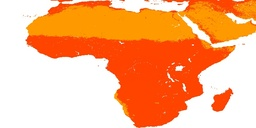
#> input picture Test_data/Continents/Africa/Africa11.jpg, 256 x 128 px, shrunk from 800 x 400 before the run; its folder holds only this picture in this run
$ python Image_augmentation.py
#> lines starting #> are read from the running program, lines starting #| are printed output that depends on the picture; after the words box and inside, x2 and y2 are one past the last pixel; in counts of white or black regions, pixels touching at a corner belong together
# -*- coding: utf-8 -*-

import os
import cv2
import copy
import glob
import numpy as np
import random
from skimage.util import random_noise, img_as_ubyte

shf_orgImagePath='../Training_data/base_image/Continents'
shf_trainImagebasePath='../Training_data/image_set/Continents'

# [5 lines of commented-out code are left out]


scaling_ratios = [0.8, 0.85, 0.90, 0.95, 1, 1.05, 1.1, 1.15, 1.2]
resize_ratios = [0.5, 0.75, 1, 1.25, 1.5]
rotation_degrees1 = [-30, -20, -10, 0, 10, 20, 30]
rotation_degrees2 = [0]

# read image as array using OpenCV
def readImg(imPath):
#> called with imPath = 'Test_data/Continents/Africa/Africa11.jpg'
	img = cv2.imread(imPath, cv2.IMREAD_GRAYSCALE)
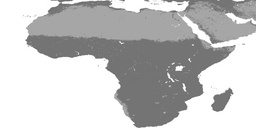
#> img: shape (128, 256); min 95, max 255, mean 195.5
	ret, thresh2 = cv2.threshold(img,250, 255, cv2.THRESH_BINARY_INV)
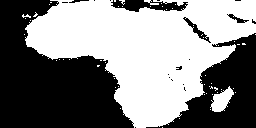
#> thresh2: shape (128, 256); 52.2% white; 20 black regions (14 under 20 px), largest, box (x1, y1, x2, y2) and area: (0, 0, 134, 128) 10335, (146, 33, 256, 128) 4488, (111, 0, 188, 12) 547, (183, 17, 211, 43) 147, (227, 14, 249, 23) 68, (69, 0, 89, 3) 29
	return thresh2


# get the bbox of geographic area
# [4 lines left out: function imgBBoxCut, not called in this run]


def createName(path,index):
	tempList = [path, '/', str(index), '.jpg']
	imgPath = ''.join(tempList)
	return imgPath


def scale_in(img, ratio):
	rows = img.shape[0]
	cols = img.shape[1]
	new_img = np.full([rows, cols], 0, dtype=np.uint8)
	img = cv2.resize(img, None, fx=ratio, fy=ratio, interpolation=cv2.INTER_LINEAR)
	new_r = img.shape[0]
	new_c = img.shape[1]
	startR = int((rows - new_r) / 2)
	startC = int((cols - new_c) / 2)
	new_img [startR:startR + new_r, startC:startC + new_c]= img

	return new_img


def scale_out(img, ratio):
	rows = img.shape[0]
	cols = img.shape[1]
	new_img = cv2.resize(img, None, fx=ratio, fy=ratio, interpolation=cv2.INTER_LINEAR)
	new_r = img.shape[0]
	new_c = img.shape[1]
	startR = int((new_r - rows) / 2)
	startC = int((new_c - cols) / 2)
	img = new_img [startR:startR + rows, startC:startC + cols]

	return img

def rotate_image_uncrop(mat, angle):
	"""
	Rotates an image (angle in degrees) and expands image to avoid cropping
	"""
	if angle == 0:
		return mat

	else:
		height, width = mat.shape[:2] # image shape has 3 dimensions
		image_center = (width/2, height/2) # getRotationMatrix2D needs coordinates in reverse order (width, height) compared to shape

		rotation_mat = cv2.getRotationMatrix2D(image_center, angle, 1.)

		# rotation calculates the cos and sin, taking absolutes of those.
		abs_cos = abs(rotation_mat[0,0])
		abs_sin = abs(rotation_mat[0,1])

		# find the new width and height bounds
		bound_w = int(height * abs_sin + width * abs_cos)
		bound_h = int(height * abs_cos + width * abs_sin)

		# subtract old image center (bringing image back to origo) and adding the new image center coordinates
		rotation_mat[0, 2] += bound_w/2 - image_center[0]
		rotation_mat[1, 2] += bound_h/2 - image_center[1]

		# rotate image with the new bounds and translated rotation matrix
		rotated_mat = cv2.warpAffine(mat, rotation_mat, (bound_w, bound_h))
		return rotated_mat


def img_augment(img, path, nameid):
#> called with nameid = 0
	i = nameid

	for temp1 in scaling_ratios:
		for temp2 in resize_ratios:
			for temp3 in rotation_degrees1:

				## scaling operation
				scaling_img = img
				if temp1 < 1:
					scaling_img = scale_in(img, temp1)
				elif temp1 > 1:
					scaling_img = scale_out(img, temp1)

				## resize operation
				resize_img = cv2.resize(scaling_img, (int(scaling_img.shape[1] * temp2), scaling_img.shape[0]), interpolation=cv2.INTER_LINEAR)
				resize_img = imgPadding(resize_img)

				## rotate operation
				rotation_img = rotate_image_uncrop(resize_img, temp3)

				i = i + 2
				imgBBOXSave(rotation_img, path, i)

				# noise operation
				i = i + 2
				noise_img =  copy.deepcopy(rotation_img)
				imgBBOXSave(noise_img, path, i, if_noise=True)

				## blur operation

				i = i + 2
				kernel_size = random.choice([3,5,7,9,11])
				res_blur = cv2.GaussianBlur(rotation_img, (kernel_size, kernel_size), sigmaX=0, sigmaY=0)
				imgBBOXSave(res_blur, path, i)
#> this loop made 9 passes
#> pass 1, in scale_in, `img = cv2.resize(img, None, fx=ratio, fy=ratio, interpolation=cv2.INTE..`:
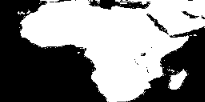
#> img: shape (102, 205); min 0, max 255, mean 133.5
#> pass 1, in rotate_image_uncrop, `rotated_mat = cv2.warpAffine(mat, rotation_mat, (bound_w, bound_h))`:
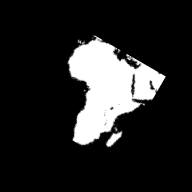
#> rotated_mat: shape (192, 192); min 0, max 255, mean 37.9
#> after the loop:
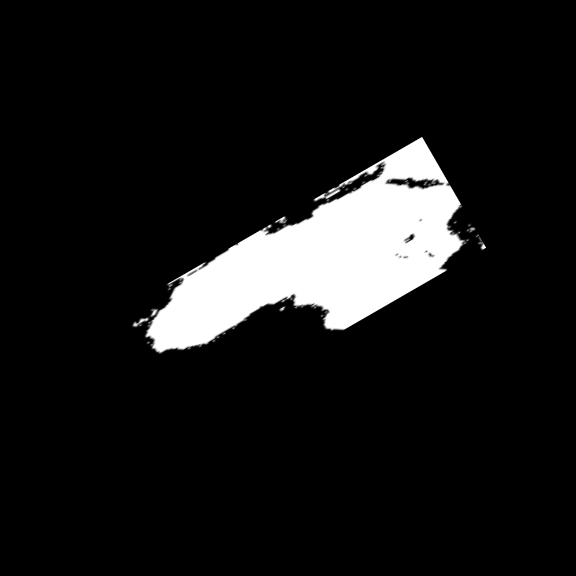
#> noise_img: shape (576, 576); min 0, max 255, mean 23
#> after the loop:
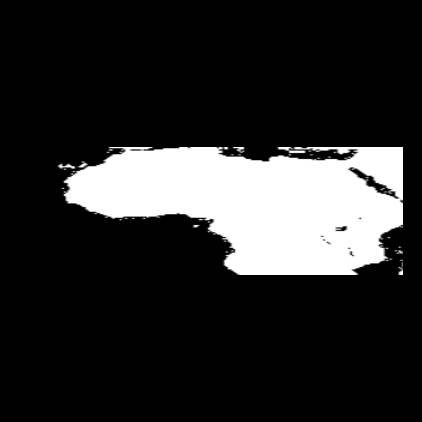
#> resize_img: shape (422, 422); min 0, max 255, mean 42.8
#> after the loop:
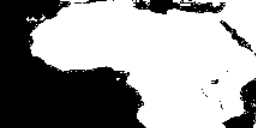
#> scaling_img: shape (128, 256); min 0, max 255, mean 155.1

	return i


# this is a test function to see the effective of individual augmentation strategies
# [51 lines left out: function single_augment_test, not called in this run]


# Binarization convert
def convColor(pimg):
	img = copy.deepcopy(pimg)
	img[img <= 100] = 190
	img[img >= 200] = 0
	img[img == 190] = 255
	return img


def imgPadding(img):
	length = round(1.1 * max(img.shape[0], img.shape[1]))
	emptyImage = np.full([length, length], 0, dtype=np.uint8)
	rows = img.shape[0]
	cols = img.shape[1]
	startR = int((length - rows) / 2)
	startC = int((length - cols) / 2)
	emptyImage[startR:startR + rows, startC:startC + cols] = img[0:rows, 0:cols]
	return emptyImage


# [11 lines left out: function imgFill, not called in this run]


def imgBBOXSave(img,path,flag, if_noise=False):
	img_path = createName(path, flag)
	img_path2 = createName(path, flag+1)

	if if_noise is False:
		img_rgb = cv2.cvtColor(img,cv2.COLOR_GRAY2RGB)
		cv2.imwrite(img_path, img_rgb)
		cv2.imwrite(img_path2, convColor(img_rgb))

	else:
		temp = img_as_ubyte(random_noise(convColor(img).astype(float), mode='gaussian'))
		img_rgb = cv2.cvtColor(temp,cv2.COLOR_GRAY2RGB)
		cv2.imwrite(img_path, img_rgb)
		temp2 = img_as_ubyte(random_noise(img.astype(float), mode='gaussian'))
		img_rgb = cv2.cvtColor(temp2,cv2.COLOR_GRAY2RGB)
		cv2.imwrite(img_path2, img_rgb)


# the whole image data augmentation workflow
def workFlow(path1,path2):
	#path1: readpath--path2:savepath
	origin_cate = [path1 + '/' + x for x in os.listdir(path1) if os.path.isdir(path1 + '/' + x)]
	new_cate = [path2 + '/' + x for x in os.listdir(path1) if os.path.isdir(path1 + '/' + x)]

	for idx, folder in enumerate(origin_cate):
		nameid = 0
		img_new_path = new_cate[idx]
		isExists = os.path.exists(img_new_path)
		if not isExists:
			os.makedirs(img_new_path)

		files = []
		for ext in ('*.gif', '*.png', '*.jpg'):
			files.extend(glob.glob(os.path.join(folder, ext)))

		for im in files:
			print('reading the images:%s' % (im))
			temp_img = readImg(im)
			thresh2 = temp_img #imgBBoxCut(temp_img)
			t = nameid
			nameid = img_augment(thresh2,img_new_path,t)
			#nameid = single_augment_test(thresh2,img_new_path,t)
			print("over")
#> pass 2 of the loop in workFlow, `for idx, folder in enumerate(origin_cate):`:
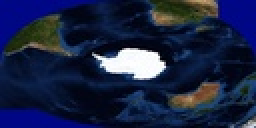
#> input picture Test_data/Continents/Antarctica/2057.jpg, 128 x 64 px, shrunk from 400 x 200 before the run (shown 2 times larger)
#> thresh2: shape (64, 128); 97.7% white; black in thin lines or dots, all inside (x1, y1, x2, y2) = (49, 25, 82, 39)
#> after the loop in img_augment (call 2), `for temp1 in scaling_ratios:`:
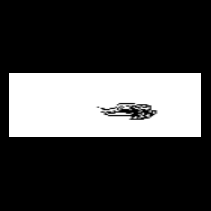
#> resize_img: shape (211, 211); min 0, max 255, mean 68
#> after the loop in img_augment (call 2), `for temp1 in scaling_ratios:`:
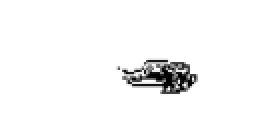
#> scaling_img: shape (64, 128) (shown 2 times larger); min 0, max 255, mean 246.5


path1 = shf_orgImagePath
path2 = shf_trainImagebasePath
workFlow(path1,path2)
